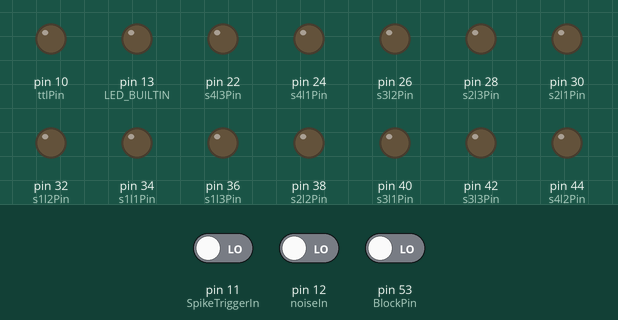
This sketch was run on a simulated Arduino Mega 2560, built with avr-gcc and run on an emulated ATmega2560. On the bench: output pins drawn as LEDs (lit = HIGH). The inputs (shaded band) are chosen by the test bench; at power-on: pin 11 (SpikeTriggerIn) LOW, pin 12 (noiseIn) LOW, pin 53 (BlockPin) LOW. Random numbers use the default seed unless the sketch sets one.

Above: at 1.2 s.
1.3 s: pin 11 (SpikeTriggerIn) driven HIGH
At 2.1 s:
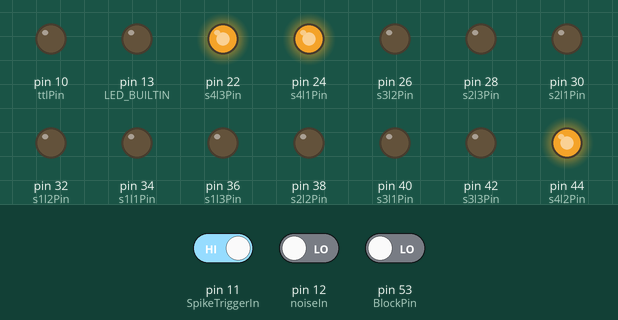
2.8 s: pin 12 (noiseIn) driven HIGH
At 3.2 s:
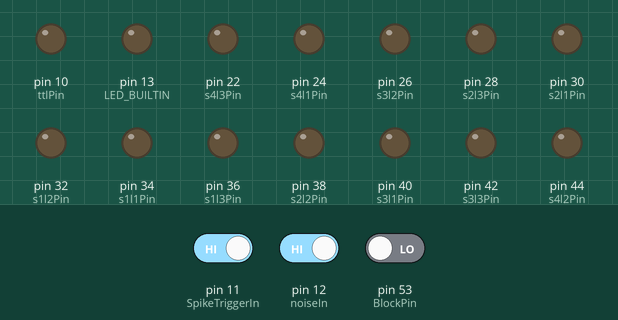
4.3 s: pin 12 (noiseIn) driven LOW
At 5.5 s:
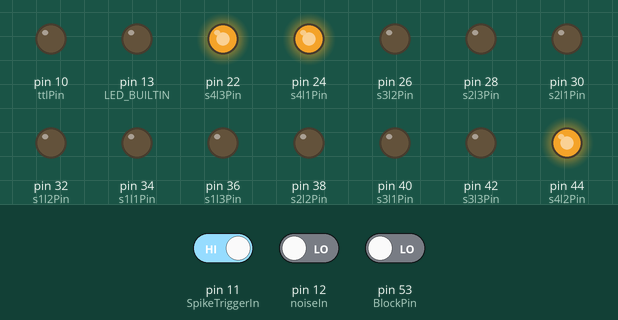
5.8 s: pin 11 (SpikeTriggerIn) driven LOW
At 6.7 s:
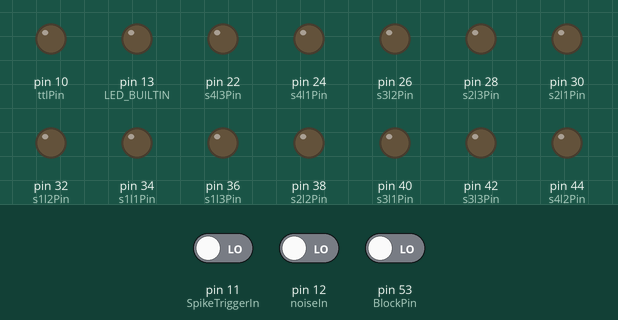
Timing chart, 0 to 8.3 s (numbered marks = the images above; inputs shaded):
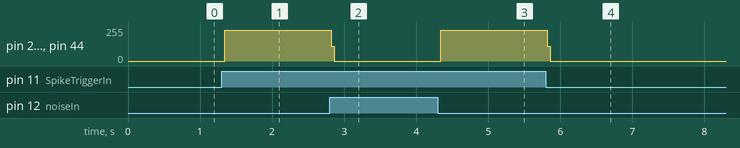

The sketch:

uLED_spikeTriggered.ino
```cpp
/* uLED activation after TTL input based on different temporal rules.

 User should specificy first up to 4 groups of LEDs according to the following scheme:
 *
 *   | 3|  | 6|  | 9|  |12|
 *   | 2|  | 5|  | 8|  |11|
 *   | 1|  | 4|  | 7|  |10|
 *   \  /  \  /  \  /  \  /
 *

<<<<<<< HEAD
 Then define the stimlulus epochs (number of pulses and inter pulse interval), for example 1 pulse, for all groups.
 Epoch of 1 pulse
  _____________|___________________

 or 6 pulses, 8.3 ms appart, for a ripple like co-activation).
        Epoch of 6 pulses
  _________|_|_|_|_|_|_____________


And then, define the temporal window (min-max) for the spike triggered stimulus (input in spikeTriggerIn, pin 12).
=======
Define the temporal window (min-max) for the spike triggered stimulus (input in spikeTriggerIn, pin 12).
>>>>>>> e3f589736c0c8dfb59f583c1b64530df4d5c94ca
If an spike is also detetected in noiseIn, skip.

                  Spike!                          Noise!
SpikeTriggerIn ____I_______________________________I_______________________
NoiseIn        ____________________________________I_______________________
                    Epoch of one pulse at 1ms in group 1 (which includes LED A1 and A2, in this case)
LED A1         ______|____________________________________________________
LED A2         ______|____________________________________________________
                                   Epoch of one pulse at  50ms in group 2 (which includes LED B1 and B2)
LED B1 ______________________________|____________________________________
LED B2 ______________________________|____________________________________
GROUP 1 always runs with NO DELAY.

HARDWARE:
1) Arduino (DUE, but any would work) DIGITAL OUT connected to DIGITAL IN of the Stimulator, according to
the following mapping:
 ARDUINO  |  SIMULATOR  |  SCHME
 ---------------------------------------------------
    34          1          {1, 0, 0,   0, 0, 0,   0, 0, 0,   0, 0, 0};
    32          2          {0, 1, 0,   0, 0, 0,   0, 0, 0,   0, 0, 0};
    36          3          {0, 0, 1,   0, 0, 0,   0, 0, 0,   0, 0, 0};
    30          4          {0, 0, 0,   1, 0, 0,   0, 0, 0,   0, 0, 0};
    38          5          {0, 0, 0,   0, 1, 0,   0, 0, 0,   0, 0, 0};
    28          6          {0, 0, 0,   0, 0, 1,   0, 0, 0,   0, 0, 0};
    40          7          etc
    26          8
    42          9
    24         10
    44         11
    22         12
----------------------

2) Digital out from Intan connected to spikeTriggerIn Pin of Arduino. For Spike detection on Intan:

3) Digital out from Intan connected to noiseIn Pin of Arduino.  Folow same spteps for spikes detection but in a channel with no spikes.

<<<<<<< HEAD
NOTE: To increase speed, it is recomended to prevent the activation of those LED groups that are not in use

Manuel Valero 2022
*/

// settings
//                     1  2  3    4  5  6    7  8  9   10 11 12
int group1_lights[] = {0, 0, 0,   0, 0, 0,   0, 0, 0,   1, 1, 1}; // 1 and 8

int group2_lights[] = {0, 0, 0,   1, 1, 1,   0, 0, 0,   0, 0, 0}; // 4, 5, 6, 10, 11, 12

int group3_lights[] = {1, 1, 1,   0, 0, 0,   0, 0, 0,   0, 0, 0}; // 1 and 8

int group4_lights[] = {0, 0, 0,   0, 0, 0,   0, 0, 0,   0, 0, 0}; // 1 and 8

int pulses_per_epoch = 1;

int epoch_inter_event_interval = 0;    // in microseconds

int pulseDuration = 500;               // in microseconds, 0.5 ms

int delayTriggerGroup2_min = 20;        // in ms, first value on range for triggered stimulation in group1, for example 0
int delayTriggerGroup2_max = 40;        // in ms, last value on range for triggered stimulation in group1 for example 10

int delayTriggerGroup3_min = 40;        // in ms, first value on range for triggered stimulation in group1, for example 0
int delayTriggerGroup3_max = 60;        // in ms, last value on range for triggered stimulation in group1 for example 10

int delayTriggerGroup4_min = 60;        // in ms, first value on range for triggered stimulation in group1, for example 0
int delayTriggerGroup4_max = 80;        // in ms, last value on range for triggered stimulation in group1 for example 10

boolean continousStimulation = true;// stimulation no dependent of the behavoiur arduino

// Pins
const int s1l1Pin = 34; // #1 txt
const int s1l2Pin = 32; // #2 txt
const int s1l3Pin = 36; // #3 txt

const int s2l1Pin = 30; // #4 txt
const int s2l2Pin = 38; // #5 txt
const int s2l3Pin = 28; // #6 txt

const int s3l1Pin = 40; // #7 txt
const int s3l2Pin = 26; // #8 txt
const int s3l3Pin = 42; // #9 txt

const int s4l1Pin = 24; // #10 txt
const int s4l2Pin = 44; // #11 txt
const int s4l3Pin = 22; // #12 txt

const int ttlPin = 10;

const int BlockPin = 53;       // From the control behaviour arduino

const int SpikeTriggerIn = 11; // From intan
const int noiseIn = 12;        // From intan

// state variables
int stimBlock = 0;      // 0 is no stimulating
int ledGroup = 0;
int delayTriggerGroup2;
int delayTriggerGroup3;
int delayTriggerGroup4;

bool activeGroup2 = false;
bool activeGroup3 = false;
bool activeGroup4 = false;
int state = 0;
int value = 0;
int spikeTime = 0;
int now = 0;

void setup() {

  Serial.begin(9600);
  pinMode(LED_BUILTIN, OUTPUT);

  pinMode(s1l1Pin, OUTPUT);
  pinMode(s1l2Pin, OUTPUT);
  pinMode(s1l3Pin, OUTPUT);
  pinMode(s2l1Pin, OUTPUT);
  pinMode(s2l2Pin, OUTPUT);
  pinMode(s2l3Pin, OUTPUT);
  pinMode(s3l1Pin, OUTPUT);
  pinMode(s3l2Pin, OUTPUT);
  pinMode(s3l3Pin, OUTPUT);
  pinMode(s4l1Pin, OUTPUT);
  pinMode(s4l2Pin, OUTPUT);
  pinMode(s4l3Pin, OUTPUT);
  pinMode(ttlPin,OUTPUT);

  pinMode(BlockPin, INPUT);
  pinMode(SpikeTriggerIn, INPUT);
  pinMode(noiseIn, INPUT);

  delayTriggerGroup2 = random(delayTriggerGroup2_min,delayTriggerGroup2_max); //
  delayTriggerGroup3 = random(delayTriggerGroup3_min,delayTriggerGroup3_max); //
  delayTriggerGroup4 = random(delayTriggerGroup4_min,delayTriggerGroup4_max); //

  randomSeed(analogRead(A0));
}

void loop() {

  if (digitalRead(BlockPin) == HIGH | continousStimulation){

      now = millis();                                                           // save time
      if  (digitalRead(SpikeTriggerIn) == HIGH && digitalRead(noiseIn) == LOW){ // if spike and not noise
        spikeTime = now;
        // RUN group 1
        runEpochs(group1_lights[0],group1_lights[1],group1_lights[2],group1_lights[3],group1_lights[4],group1_lights[5],group1_lights[6],group1_lights[7],group1_lights[8],group1_lights[9],group1_lights[10],group1_lights[11],epoch_inter_event_interval,pulseDuration,pulses_per_epoch);

        activeGroup2 = true;
        activeGroup3 = true;
        // activeGroup4 = true;
      }

      if (activeGroup2 == true && now >=  spikeTime + delayTriggerGroup2){
        runEpochs(group2_lights[0],group2_lights[1],group2_lights[2],group2_lights[3],group2_lights[4],group2_lights[5],group2_lights[6],group2_lights[7],group2_lights[8],group2_lights[9],group2_lights[10],group2_lights[11],epoch_inter_event_interval,pulseDuration,pulses_per_epoch);
        delayTriggerGroup2 = random(delayTriggerGroup2_min,delayTriggerGroup2_max); //
        activeGroup2 = false;
      }

      if (activeGroup3 == true && now >=  spikeTime + delayTriggerGroup3){
        runEpochs(group3_lights[0],group3_lights[1],group3_lights[2],group3_lights[3],group3_lights[4],group3_lights[5],group3_lights[6],group3_lights[7],group3_lights[8],group3_lights[9],group3_lights[10],group3_lights[11],epoch_inter_event_interval,pulseDuration,pulses_per_epoch);
        delayTriggerGroup3 = random(delayTriggerGroup3_min,delayTriggerGroup3_max); //
        activeGroup3 = false;
      }

      if (activeGroup4 == true && now >=  spikeTime + delayTriggerGroup4){
        runEpochs(group4_lights[0],group4_lights[1],group4_lights[2],group4_lights[3],group4_lights[4],group4_lights[5],group4_lights[6],group4_lights[7],group4_lights[8],group4_lights[9],group4_lights[10],group4_lights[11],epoch_inter_event_interval,pulseDuration,pulses_per_epoch);
        delayTriggerGroup3 = random(delayTriggerGroup3_min,delayTriggerGroup3_max); //
        activeGroup4 = false;
      }
    } else {
      digitalWrite(LED_BUILTIN, LOW);   // turn the LED off
    }
 }

void runEpochs(int light1, int light2, int light3, int light4, int light5, int light6, int light7, int light8, int light9, int light10, int light11, int light12, int epoch_inter_event_interval, int pulseDuration, int pulses_per_epoch){
    for (int j = 0; j < pulses_per_epoch; j++){
      if (light1 == 1){
      digitalWrite(s1l1Pin, HIGH);}
      if (light2 == 1){
      digitalWrite(s1l2Pin, HIGH);}
      if (light3 == 1){
      digitalWrite(s1l3Pin, HIGH);}
      if (light4 == 1){
      digitalWrite(s2l1Pin, HIGH);}
      if (light5 == 1){
      digitalWrite(s2l2Pin, HIGH);}
      if (light6 == 1){
      digitalWrite(s2l3Pin, HIGH);}
      if (light7 == 1){
      digitalWrite(s3l1Pin, HIGH);}
      if (light8 == 1){
      digitalWrite(s3l2Pin, HIGH);}
      if (light9 == 1){
      digitalWrite(s3l3Pin, HIGH);}
      if (light10 ==1){
      digitalWrite(s4l1Pin, HIGH);}
      if (light11 ==1){
      digitalWrite(s4l2Pin, HIGH);}
      if (light12 ==1){
      digitalWrite(s4l3Pin, HIGH);}

      delayMicroseconds(pulseDuration);

      if (light1 == 1){
      digitalWrite(s1l1Pin, LOW);}
      if (light2 == 1){
      digitalWrite(s1l2Pin, LOW);}
      if (light3 == 1){
      digitalWrite(s1l3Pin, LOW);}
      if (light4 == 1){
      digitalWrite(s2l1Pin, LOW);}
      if (light5 == 1){
      digitalWrite(s2l2Pin, LOW);}
      if (light6 == 1){
      digitalWrite(s2l3Pin, LOW);}
      if (light7 == 1){
      digitalWrite(s3l1Pin, LOW);}
      if (light8 == 1){
      digitalWrite(s3l2Pin, LOW);}
      if (light9 == 1){
      digitalWrite(s3l3Pin, LOW);}
      if (light10 ==1){
      digitalWrite(s4l1Pin, LOW);}
      if (light11 ==1){
      digitalWrite(s4l2Pin, LOW);}
      if (light12 ==1){
      digitalWrite(s4l3Pin, LOW);}

      // delayMicroseconds(epoch_inter_event_interval);
    }
}
```

Measured:
- after the input at 1.3 s, pin 22 (s4l3Pin), pin 24 (s4l1Pin), pin 44 (s4l2Pin): 0/255 → 230/255 at once
- after the input at 2.8 s, pin 22 (s4l3Pin), pin 24 (s4l1Pin), pin 44 (s4l2Pin): 230/255 → 0/255 at once
- after the input at 4.3 s, pin 22 (s4l3Pin), pin 24 (s4l1Pin), pin 44 (s4l2Pin): 0/255 → 230/255 at once
- after the input at 5.8 s, pin 22 (s4l3Pin), pin 24 (s4l1Pin), pin 44 (s4l2Pin): 230/255 → 0/255 at once
